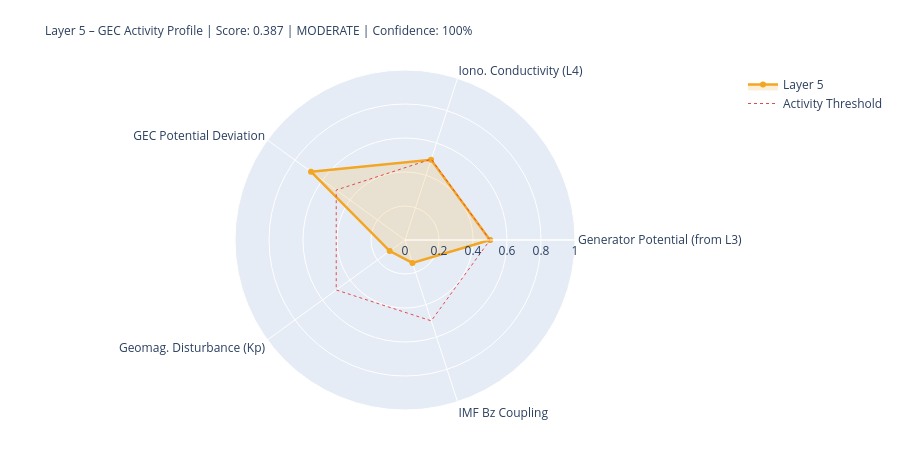

The notebook cell saved with this chart:
### Markdown cell above
---
## 5. State Assessment & Handoff to Layer 6

### Code cell
# ============================================================
# LAYER-5-SCORE
# ============================================================

# Components
# 1) Generator activity (Layer-3-driven)
gen_score = norm(generator_strength, 0.3, 2.0)
gen_src   = 'from_layer3' if l3_thunder_score is not None else 'estimated'

# 2) Ionospheric conductivity (Layer-4-driven)
iono_score = norm(iono_cond_factor, 0.7, 1.4)
iono_src   = 'from_layer4' if l4_ioniz is not None else 'estimated'

# 3) GEC potential deviation from reference
pot_score = norm(abs(delta_V_pct), 0, 30)  # 0 = at reference, 1 = 30% deviation
pot_src   = 'derived'

# 4) Geomagnetic disturbance (Kp) – modulates vertical currents
kp_score = norm(kp_val, 0, 9)
kp_src   = 'primary' if kp_now is not None else 'from_layer4'

# 5) IMF Bz coupling (southward = stronger M-I coupling → GEC influence)
bz_score = norm(-(bz_now or 0), -5, 30) if bz_now is not None else None
bz_src   = 'primary' if bz_now is not None else 'missing'

COMPONENTS = {
    'Generator Potential (from L3)':  {'score': gen_score,   'source': 'derived_from_layer3', 'dynamic': True},
    'Iono. Conductivity (L4)':      {'score': iono_score,  'source': iono_src, 'dynamic': True},
    'GEC Potential Deviation':      {'score': pot_score,   'source': pot_src,  'dynamic': True},
    'Geomag. Disturbance (Kp)':         {'score': kp_score,    'source': kp_src,   'dynamic': True},
    'IMF Bz Coupling':               {'score': bz_score,    'source': bz_src,   'dynamic': True},
}

available   = {k: v['score'] for k, v in COMPONENTS.items() if v['score'] is not None}
unavailable = [k for k, v in COMPONENTS.items() if v['score'] is None]
layer5_score = round(sum(available.values()) / len(available), 4) if available else None
confidence   = round(len(available) / len(COMPONENTS), 2)
level = ('unknown' if layer5_score is None
         else 'quiet'   if layer5_score < 0.3
         else 'moderate' if layer5_score < 0.6
         else 'active')
dominant_l5 = max(available, key=available.get) if available else 'none'

# Kp consistency: separate 1-min raw value from score value
kp_1m_raw   = kp_now          # directly from API (can be 0.0 during live measurement)
kp_for_score = kp_val          # from Layer-0 context or estimated value if needed
kp_score_src = kp_src

W = 68
print('=' * W)
print('LAYER 5 – GLOBAL ELECTRIC CIRCUIT – STATE ASSESSMENT')
print('=' * W)
for name, comp in COMPONENTS.items():
    s = comp['score']
    if s is not None:
        bar = '█' * int(s*20) + '░' * (20-int(s*20))
        print(f'  {name:<34} {bar}  {s:.3f}  [{comp["source"]}]')
    else:
        print(f'  {name:<34} {"─"*20}  n/a   [missing]')
print('-' * W)
print(f'  Score:         {layer5_score:.3f}  ({len(available)}/{len(COMPONENTS)} components)')
print(f'  Confidence:    {confidence:.0%}')
print(f'  Level:         {level.upper()}')
print(f'  Dominant:      {dominant_l5}')
print(f'  V_iono:        {V_iono_mod:.1f} kV  (Δ {delta_V_pct:+.1f}% vs. Ref)')
print(f'  I_total:       {I_total_mod:.1f} A   (Δ {delta_I_pct:+.1f}% vs. Ref)')
print('=' * W)

# Radar
cats   = list(available.keys())
vals_r = list(available.values())
if len(cats) >= 3:
    fig = go.Figure()
    fig.add_trace(go.Scatterpolar(
        r=vals_r + [vals_r[0]], theta=cats + [cats[0]],
        fill='toself', fillcolor='rgba(242,166,35,0.18)',
        line=dict(color='#F2A623', width=2.5), name='Layer 5'
    ))
    fig.add_trace(go.Scatterpolar(
        r=[0.5]*(len(cats)+1), theta=cats+[cats[0]],
        line=dict(color='#E24B4A', dash='dot', width=1),
        mode='lines', name='Activity Threshold'
    ))
    fig.update_layout(
        title=dict(
            text=f'Layer 5 – GEC Activity Profile | Score: {layer5_score:.3f} | {level.upper()} | Confidence: {confidence:.0%}',
            font=dict(size=12)
        ),
        polar=dict(radialaxis=dict(visible=True, range=[0,1])),
        height=450, showlegend=True,
        margin=dict(l=80, r=80, t=70, b=40)
    )
    fig.show()

### Figure 1 — Plotly figure (JSON) as saved in the notebook; plotly's stock layout.template omitted (floating-point values rounded to 4 significant figures)
{"data": [{"fill": "toself", "fillcolor": "rgba(242,166,35,0.18)", "line": {"color": "#F2A623", "width": 2.5}, "name": "Layer 5", "r": [0.5, 0.4963, 0.6833, 0.1111, 0.142, 0.5], "theta": ["Generator Potential (from L3)", "Iono. Conductivity (L4)", "GEC Potential Deviation", "Geomag. Disturbance (Kp)", "IMF Bz Coupling", "Generator Potential (from L3)"], "type": "scatterpolar"}, {"line": {"color": "#E24B4A", "dash": "dot", "width": 1}, "mode": "lines", "name": "Activity Threshold", "r": [0.5, 0.5, 0.5, 0.5, 0.5, 0.5], "theta": ["Generator Potential (from L3)", "Iono. Conductivity (L4)", "GEC Potential Deviation", "Geomag. Disturbance (Kp)", "IMF Bz Coupling", "Generator Potential (from L3)"], "type": "scatterpolar"}], "layout": {"height": 450, "margin": {"b": 40, "l": 80, "r": 80, "t": 70}, "polar": {"radialaxis": {"range": [0, 1], "visible": true}}, "showlegend": true, "title": {"font": {"size": 12}, "text": "Layer 5 – GEC Activity Profile | Score: 0.387 | MODERATE | Confidence: 100%"}}}
